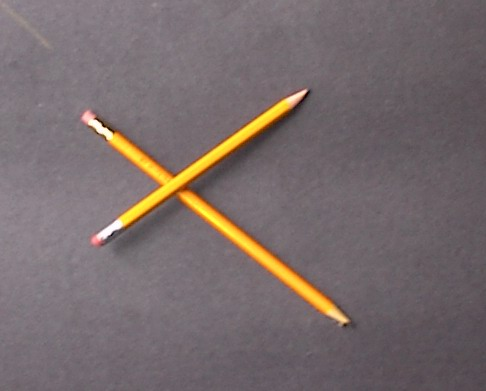
%> input picture images/CrossedPencilsA.JPG, 486 x 391 px
$ octave A1_CalcAnglesInImage_HoughT.m   (GNU Octave 9; MATLAB toolbox functions it lacks are replaced by stand-ins)
%> lines starting %> are read from the running program, lines starting %| are printed output that depends on the picture; in (x1, y1, x2, y2) boxes, pixels count from 0 and x2, y2 are one past the last pixel; in counts of white or black regions, pixels touching at a corner belong together; the program's own positions count from 1
%%%%%%%%%%%%%%%%%%%%%%%%%%%%%%%%%%%%%%%%%%%%%%%%%%%%%%%%%%%%%%%%%%%%%%%%%%%
%% Find angles of pencils using Hough Functions

% Load an image.
img = imread('images/CrossedPencilsA.JPG');
%> img is the input picture: size 391x486x3 uint8; mean R, G, B 119.9, 107.8, 108.3
imshow(img)

rm_blue = double(double(img(:,:,1)) + double(img(:, :, 2)))/2;
imshow(rm_blue);

% Gray Scale
img_g = rgb2gray(img);
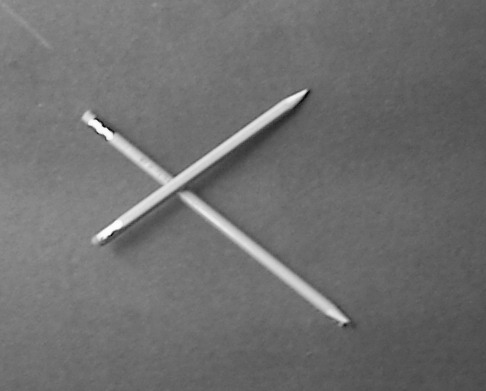
%> img_g: size 391x486 uint8; min 3, max 255, mean 111.4

th = 165;
th_image = zeros(size(img_g)); % create a black image with size of bw
th_index = find(img_g<th); % Finds all the index that satisfy the threshold
%> th_index = 184506 values from 1 to 190026
th_image(th_index) = 1; % Takes all the indices and assigns one to them, creating a black and white file from the gray scale.
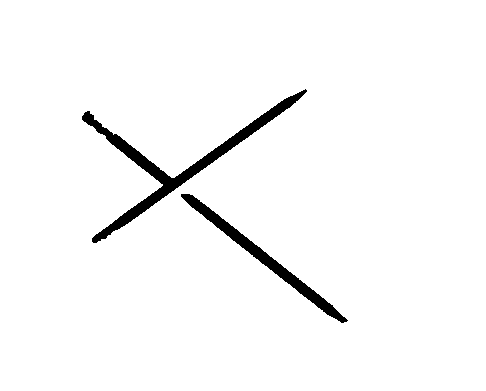
%> th_image: size 391x486 double; values 0 (black) and 1 (white), 97.1% white; 2 black regions, box (x1, y1, x2, y2) and area: (82, 89, 307, 243) 3487, (181, 194, 348, 323) 2033
imshow(th_image)

BW = edge(th_image, 'canny');
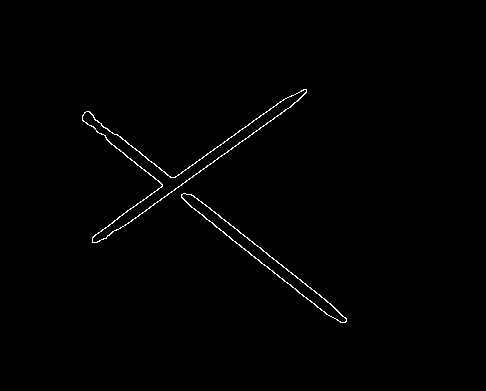
%> BW: size 391x486 logical; 0.74% white in thin lines or dots, all inside (x1, y1, x2, y2) = (82, 89, 347, 323)
imshow(BW)

% Compute hough transform.
[H, theta, rho] = hough(BW);
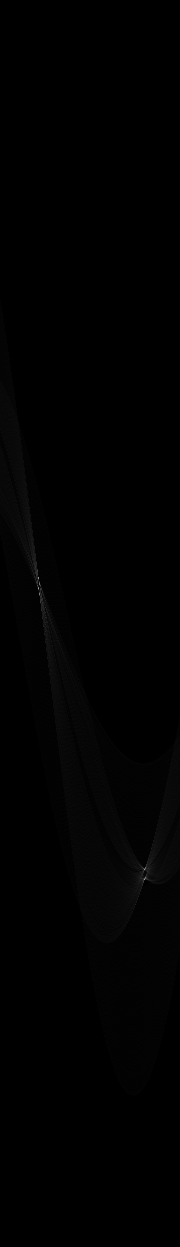
%> H: size 1247x180 double; min 0, max 158, mean 1.1
%> theta = 180 values from -90 to 89; rho = 1247 values from -623 to 623

% Display transform data
figure, imshow(imadjust(mat2gray(H)), [], 'XData', theta, 'YData', rho,'InitialMagnification', 'fit');
%> after `imshow(imadjust(mat2gray(H)), [], 'XData', theta, 'YData', rho,'Initia`:
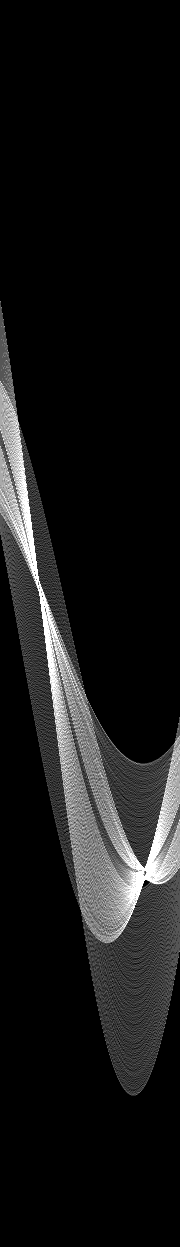
%> displayed picture: size 1247x180, on the screen's scale of 0 to 255; min 0, max 255, mean 22.4
xlabel('\theta (degrees)'), ylabel('\rho');
axis on, axis normal, hold on;
colormap(hot)

% Find peaks in teh Hough transform
peaks = houghpeaks(H, 3, 'threshold', ceil(0.7*max(H(:))));
%> peaks = [589 39; 870 145]

% Plot on colormap
x = theta(peaks(:, 2));
%> x = [-52 54]
y = rho(peaks(:,1));
%> y = [-35 246]
plot(x,y,'s', 'color', 'black')
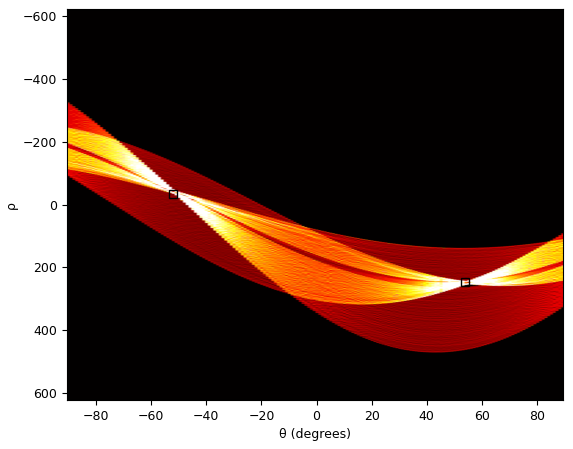
%> figure redrawn from the program's plot data

% Find lines using houghlines
lines = houghlines(BW, theta, rho, peaks, 'FillGap', 5, 'MinLength', 7);
%> lines = 7 lines; point1 to point2 (x, y): (192, 195) to (325, 299), (284, 100) to (176, 178), (127, 213) to (94, 238), (142, 155) to (171, 178), (163, 187) to (134, 208), (106, 128) to (116, 135), (94, 118) to (102, 124)

% Plot lines on original image.
figure, imshow(img), hold on
max_len = 0 % Todo: expand for the top n lines
xy_long = 0;

for k = 1:length(lines)
    xy = [lines(k).point1; lines(k).point2];
    plot(xy(:, 1), xy(:,2), 'Linewidth', 2, 'Color', 'green');

    % Plot end points
    plot(xy(1,1), xy(1,2), 'x', 'LineWidth', 2, 'Color', 'yellow');
    plot(xy(2,1), xy(2,2), 'x', 'LineWidth', 2, 'Color', 'red');

    % Find the longest lines
    % TODO: find n longest lines
    len = norm(lines(k).point1 - lines(k).point2);
    if (len > max_len)
        max_len = len;
        xy_long = xy;
    end

end
%> this loop made 7 passes
%> (len, max_len, xy_long) on passes 1 to 4: (10, 10, [94 118; 102 124]), (12.21, 12.21, [106 128; 116 135]), (37.01, 37.01, [142 155; 171 178]), (168.8, 168.8, [192 195; 325 299])
%> (xy, len) on passes 5 to 7: ([284 100; 176 178], 133.2), ([163 187; 134 208], 35.81), ([127 213; 94 238], 41.4)

% hightlight the n longest lines
plot(xy_long(:, 1), xy_long(:,2), 'LineWidth', 2, 'Color', 'red');
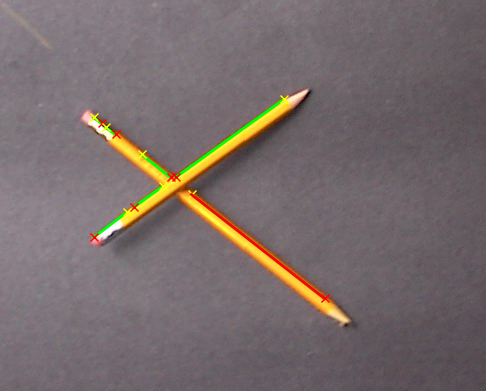
%> figure redrawn from the program's plot data

$ run again, with images/OnePencilA.JPG copied over images/CrossedPencilsA.JPG
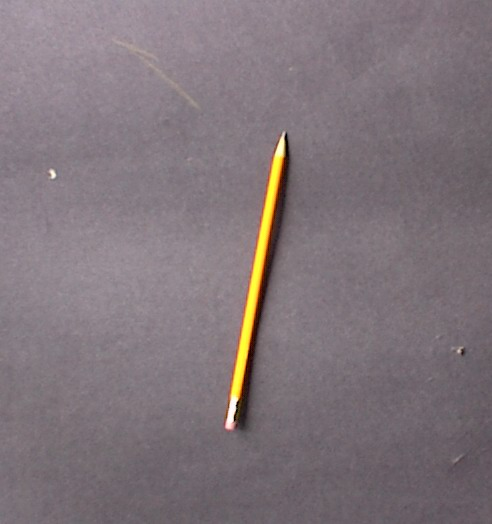
%> input picture images/OnePencilA.JPG, 492 x 524 px
%> img is the input picture: size 524x492x3 uint8; mean R, G, B 128.4, 117, 122.6
%> `imshow(rm_blue);`:
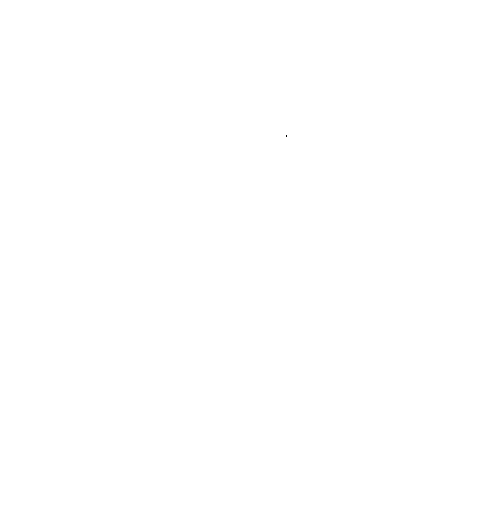
%> displayed picture: size 524x492, on the screen's scale of 0 to 255; values 128 (black) and 255 (white), 100% white; black in thin lines or dots, all inside (x1, y1, x2, y2) = (286, 135, 287, 137)
%> th_index = 255159 values from 1 to 257808
%> th_image: size 524x492 double; values 0 (black) and 1 (white), 99% white; 12 black regions (10 under 20 px), largest, box (x1, y1, x2, y2) and area: (225, 132, 285, 429) 2572, (49, 169, 56, 179) 49
%> BW: size 524x492 logical; 0.28% white in thin lines or dots, all inside (x1, y1, x2, y2) = (49, 40, 461, 429)
%> theta = 180 values from -90 to 89; rho = 1437 values from -718 to 718
%> peaks = [1014 101]
%> x = 10
%> y = 295
%> `plot(x,y,'s', 'color', 'black')`:
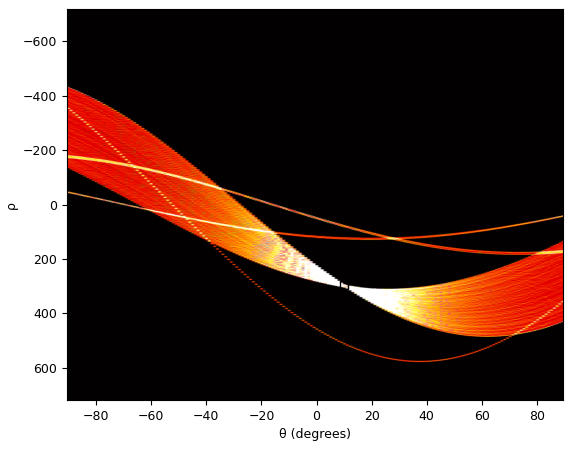
%> figure redrawn from the program's plot data
%> lines = empty struct
%> after the loop `for k = 1:length(lines)`: max_len = 0

$ run again, with images/Red_Green_Pencils.JPG copied over images/CrossedPencilsA.JPG
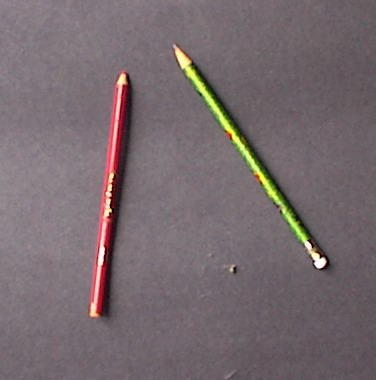
%> input picture images/Red_Green_Pencils.JPG, 376 x 380 px
%> img is the input picture: size 380x376x3 uint8; mean R, G, B 118.5, 106.2, 110
%> th_index = 140511 values from 1 to 142880
%> `th_image(th_index) = 1;`:
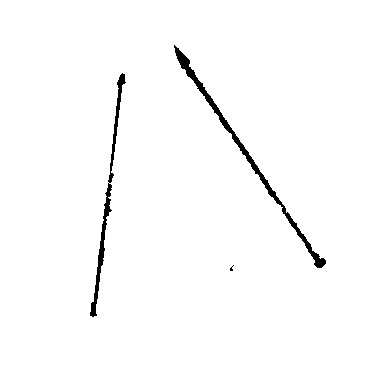
%> th_image: size 380x376 double; values 0 (black) and 1 (white), 98.3% white; 3 black regions (1 under 20 px), largest, box (x1, y1, x2, y2) and area: (174, 45, 326, 268) 1402, (90, 73, 126, 317) 956
%> BW: size 380x376 logical; 0.85% white in thin lines or dots, all inside (x1, y1, x2, y2) = (90, 45, 326, 317)
%> theta = 180 values from -90 to 89; rho = 1069 values from -534 to 534
%> peaks = [655 57]
%> x = -34
%> y = 120
%> lines = 1 line; point1 to point2 (x, y): (190, 66) to (316, 253)
%> the loop `for k = 1:length(lines)` made 1 pass
%> (len, max_len, xy_long) on pass 1: (225.5, 225.5, [190 66; 316 253])
%> `plot(xy_long(:, 1), xy_long(:,2), 'LineWidth', 2, 'Color', 'red');`:
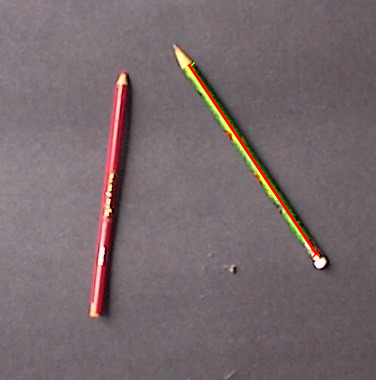
%> figure redrawn from the program's plot data

$ run again, with images/SixCrossed.JPG copied over images/CrossedPencilsA.JPG
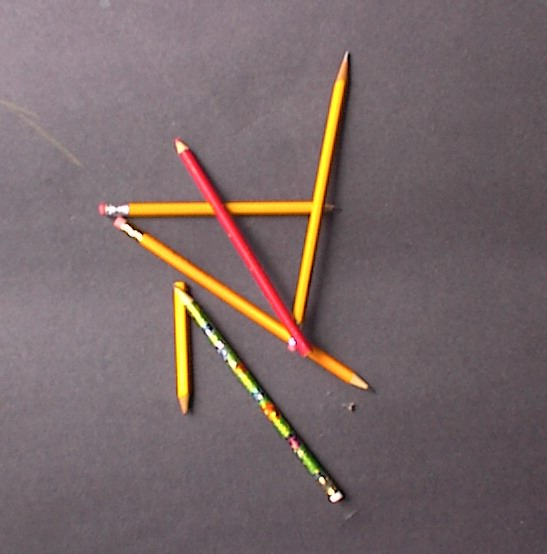
%> input picture images/SixCrossed.JPG, 547 x 554 px
%> img is the input picture: size 554x547x3 uint8; mean R, G, B 120.4, 104.5, 105.4
%> th_index = 294226 values from 1 to 303038
%> th_image: size 554x547 double; values 0 (black) and 1 (white), 97.1% white; 14 black regions (5 under 20 px), largest, box (x1, y1, x2, y2) and area: (229, 52, 348, 323) 2925, (174, 282, 289, 437) 2169, (114, 217, 296, 351) 1897
%> BW: size 554x547 logical; 0.85% white in thin lines or dots, all inside (x1, y1, x2, y2) = (99, 52, 367, 502)
%> theta = 180 values from -90 to 89; rho = 1557 values from -778 to 778
%> peaks = [1122 101; 666 35; 749 54]
%> x = [10 -56 -37]
%> y = [343 -113 -30]
%> lines = 8 lines; point1 to point2 (x, y): (147, 236) to (288, 331), (241, 369) to (266, 403), (213, 333) to (237, 364), (296, 443) to (318, 472), (273, 412) to (289, 433), (193, 305) to (207, 325), (332, 361) to (352, 374), (357, 377) to (366, 384)
%> the loop `for k = 1:length(lines)` made 8 passes
%> (len, max_len, xy_long) on pass 1: (170, 170, [147 236; 288 331])
%> `plot(xy_long(:, 1), xy_long(:,2), 'LineWidth', 2, 'Color', 'red');`:
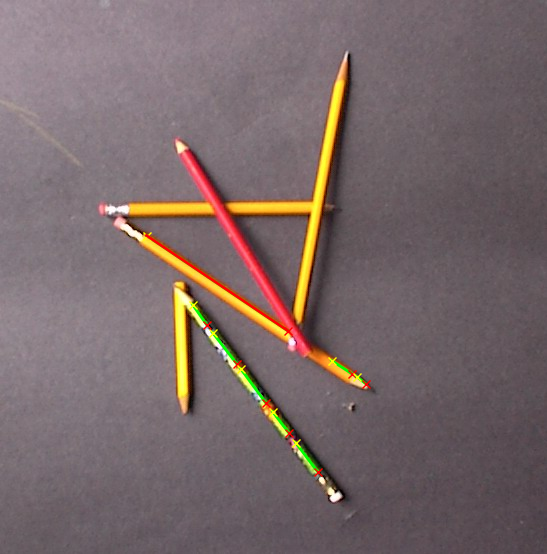
%> figure redrawn from the program's plot data
